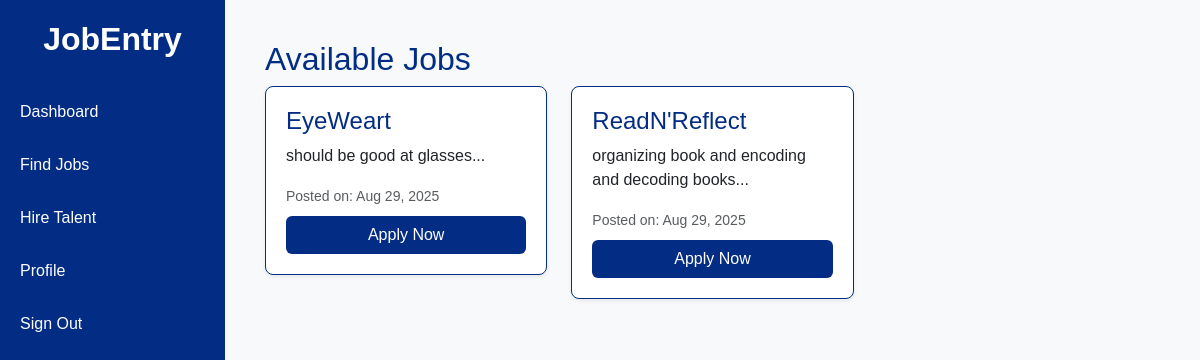
The app's page /try/find_job.php (signed in) with its own data.
### tables this page shows
CREATE TABLE `jobs` (
  `id` int(11) NOT NULL,
  `title` varchar(255) NOT NULL,
  `description` text NOT NULL,
  `requirements` text DEFAULT NULL,
  `salary` varchar(100) DEFAULT NULL,
  `location` varchar(255) DEFAULT NULL,
  `employment_type` enum('Full-time','Part-time','Contract','Internship') DEFAULT 'Full-time',
  `contact_name` varchar(255) DEFAULT NULL,
  `contact_email` varchar(255) DEFAULT NULL,
  `contact_phone` varchar(50) DEFAULT NULL,
  `category` varchar(100) DEFAULT NULL,
  `created_at` timestamp NOT NULL DEFAULT current_timestamp()
);

### htdocs/try/find_job.php (the view, shortened to what this page needs)
<?php
include 'job_db.php';
$result = $conn->query("SELECT * FROM jobs ORDER BY created_at DESC");
?>
<!DOCTYPE html>
<html lang="en">
<head>
<link href="https://cdn.jsdelivr.net/npm/bootstrap@5.3.2/dist/css/bootstrap.min.css" rel="stylesheet">
</head>
<body>
<div class="sidebar">
    <h2>JobEntry</h2>
    <a href="dashboard.php">Dashboard</a>
    <a href="find_job.php">Find Jobs</a>
    <a href="hire_talent.php">Hire Talent</a>
    <a href="profile.php">Profile</a>
    <a href="?logout=true">Sign Out</a>
</div>
<div class="main-content">
  <h2 style="color:#032D84;">Available Jobs</h2>
  <div class="row">
    <?php if ($result && $result->num_rows > 0): ?>
      <?php while($row = $result->fetch_assoc()): ?>
        <div class="col-md-4 mb-3">
          <div class="job-card shadow-sm">
            <h4 style="color:#032D84;"><?= htmlspecialchars($row['title']); ?></h4>
            <p><?= nl2br(htmlspecialchars(substr($row['description'], 0, 100))); ?>...</p>
            <small class="text-muted">
              Posted on: <?= date("M d, Y", strtotime($row['created_at'])); ?>
            </small>
            <button class="btn btn-apply mt-2" data-bs-toggle="modal" data-bs-target="#applyJobModal<?= $row['id']; ?>">Apply Now</button>
          </div>
        </div>
      <?php endwhile; ?>
    <?php else: ?>
      <p class="text-muted">No jobs available yet.</p>
    <?php endif; ?>
  </div>
</div>
</body>
</html>

### htdocs/try/find_job.php (style rules this page uses)
body { margin: 0; font-family: Arial, sans-serif; background-color: #f8f9fa; }
.sidebar { height: 100vh; width: 225px; position: fixed; top: 0; left: 0; background-color: #032D84; padding-top: 20px; }
.sidebar h2 { color: #ffffff; text-align: center; font-weight: bold; margin-bottom: 30px; }
.sidebar a { padding: 12px 20px; display: block; color: #FEFEFE; text-decoration: none; border-radius: 6px; margin-bottom: 5px; transition: 0.3s; }
.main-content { margin-left: 225px; padding: 40px; }
.job-card { background: #ffffff; border: 1px solid #032D84; padding: 20px; border-radius: 8px; margin-bottom: 15px; transition: 0.3s; }
.btn-apply { background-color: #032D84; color: #FEFEFE; width: 100%; }

### records on screen
jobs: title "EyeWeart", description "should be good at glasses", created_at "Aug 29, 2025"
jobs: title "ReadN'Reflect", description "organizing book and encoding and decoding books", created_at "Aug 29, 2025"
